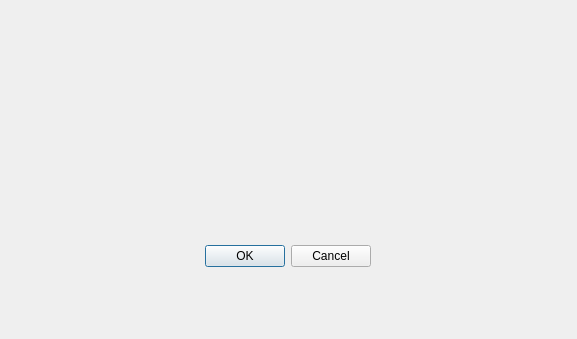
<?xml version="1.0" encoding="UTF-8"?>
<ui version="4.0">
 <class>Dialog</class>
 <widget class="QDialog" name="Dialog">
  <property name="geometry">
   <rect>
    <x>0</x>
    <y>0</y>
    <width>577</width>
    <height>339</height>
   </rect>
  </property>
  <property name="windowTitle">
   <string>Dialog</string>
  </property>
  <widget class="QDialogButtonBox" name="buttonBox">
   <property name="geometry">
    <rect>
     <x>30</x>
     <y>240</y>
     <width>341</width>
     <height>32</height>
    </rect>
   </property>
   <property name="orientation">
    <enum>Qt::Orientation::Horizontal</enum>
   </property>
   <property name="standardButtons">
    <set>QDialogButtonBox::StandardButton::Cancel|QDialogButtonBox::StandardButton::Ok</set>
   </property>
  </widget>
 </widget>
 <resources/>
 <connections>
  <connection>
   <sender>buttonBox</sender>
   <signal>accepted()</signal>
   <receiver>Dialog</receiver>
   <slot>accept()</slot>
   <hints>
    <hint type="sourcelabel">
     <x>248</x>
     <y>254</y>
    </hint>
    <hint type="destinationlabel">
     <x>157</x>
     <y>274</y>
    </hint>
   </hints>
  </connection>
  <connection>
   <sender>buttonBox</sender>
   <signal>rejected()</signal>
   <receiver>Dialog</receiver>
   <slot>reject()</slot>
   <hints>
    <hint type="sourcelabel">
     <x>316</x>
     <y>260</y>
    </hint>
    <hint type="destinationlabel">
     <x>286</x>
     <y>274</y>
    </hint>
   </hints>
  </connection>
 </connections>
</ui>
